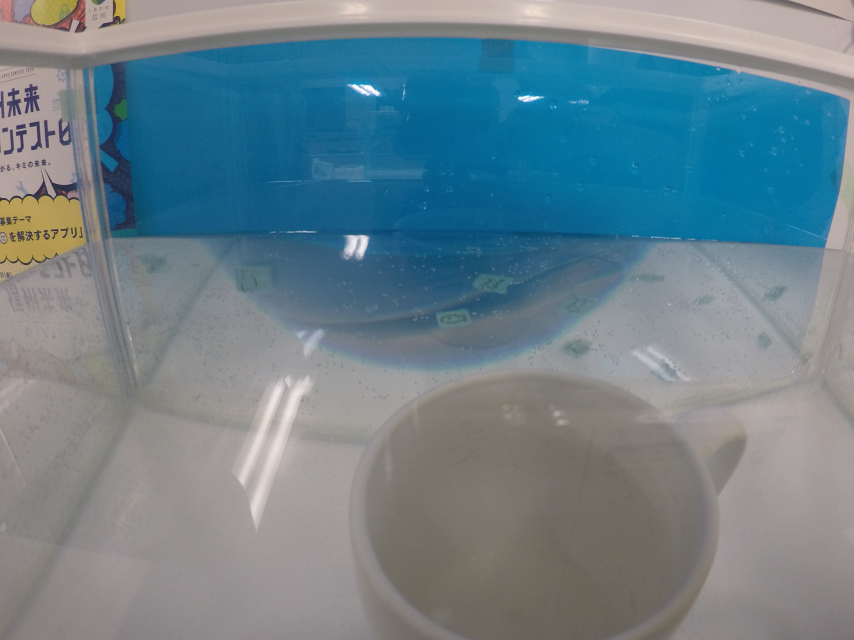
#> input picture pyenv/webserver_merged/images/GOPR0227.JPG, 2560 x 1920 px (shown at 1/3 size); its folder holds 2 pictures in this run
$ python vote_sample.py
#> lines starting #> are read from the running program, lines starting #| are printed output that depends on the picture; after the words box and inside, x2 and y2 are one past the last pixel; in counts of white or black regions, pixels touching at a corner belong together
#-*- coding:utf-8 -*-
import cv2
import numpy as np
import os
import glob

# 今やってるのは、画像のサイズが違う
def Vote():

    threshold_value = 120

    ##相対パスでアクセス
    path = 'images/*.JPG'

    jpg_files = [] #jpgリスト
    jpg_files = glob.glob(path)

    for file in jpg_files:
        print(file)

    img_init = cv2.imread(jpg_files[0])
#> img_init is the input picture: shape (1920, 2560, 3); mean B, G, R 139.3, 129.4, 107.1

    # ここで2分の1に
    height = int(img_init.shape[0] / 2)
#> height = 960
    width = int(img_init.shape[1] / 2)
#> width = 1280

    #print(height, width)

    """
    for i in range(height):
        for j in range(width):
            print(i, j)
    """

    # リサイズ
    img_init = cv2.resize(img_init, (width, height))
#> img_init: shape (960, 1280, 3)
    #cv2.imshow("img_init", img_init)

    # グレースケール画像に
    img_gray = cv2.cvtColor(img_init, cv2.COLOR_RGB2GRAY)
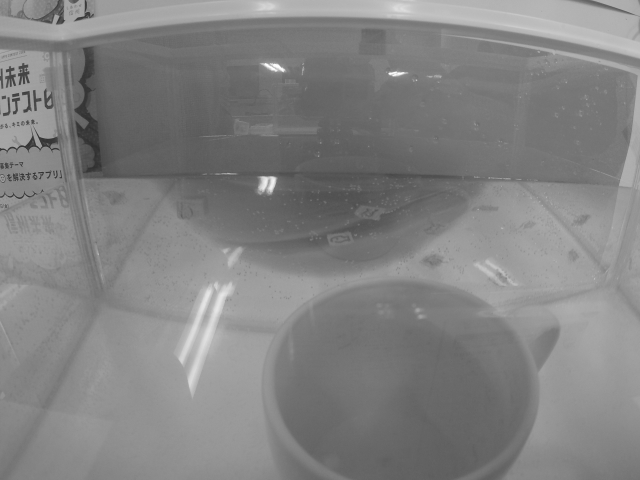
#> img_gray: shape (960, 1280) (shown at 1/2 size); min 40, max 255, mean 130
    # 2値化
    ret, img_gray_thresh = cv2.threshold(img_gray, threshold_value, 255, cv2.THRESH_BINARY_INV)
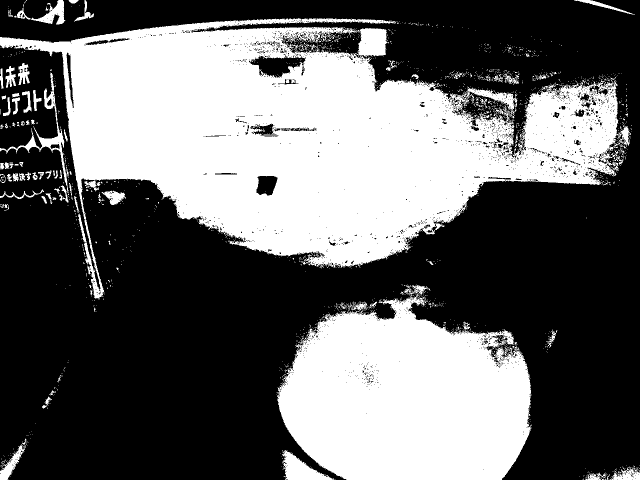
#> img_gray_thresh: shape (960, 1280) (shown at 1/2 size); 40.7% white; 1784 white regions (1687 under 20 px), largest, box (x1, y1, x2, y2) and area: (0, 36, 1262, 599) 335036, (553, 588, 1064, 960) 141555, (564, 900, 668, 960) 2823
#> ret = 120
    # 結果を出力
    cv2.imwrite("img_gray_thresh.jpg", img_gray_thresh)

    #変数用意
    left_white_count = 0
    left_black_count = 0
    right_white_count = 0
    right_black_count = 0

    for i in range(height):
        for j in range(width):
            if (j < width / 2):
                if img_gray_thresh[i][j] == 255:
                    left_white_count+=1 #++は使えない
                else:
                    left_black_count+=1
            else:
                #print(i, j)
                if img_gray_thresh[i][j] == 255:
                    right_white_count+=1
                else:
                    right_black_count+=1
#> after the loop, left_black_count = 397809; left_white_count = 216591; right_black_count = 331383; right_white_count = 283017

    print("left")
    print("white : " + str(left_white_count) + " black : " + str(left_black_count))
#| white : 216591 black : 397809

    print("right")
    print("white : " + str(right_white_count) + " black : " + str(right_black_count))
#| white : 283017 black : 331383

    ##比較画像
    img_target = cv2.imread(jpg_files[1])
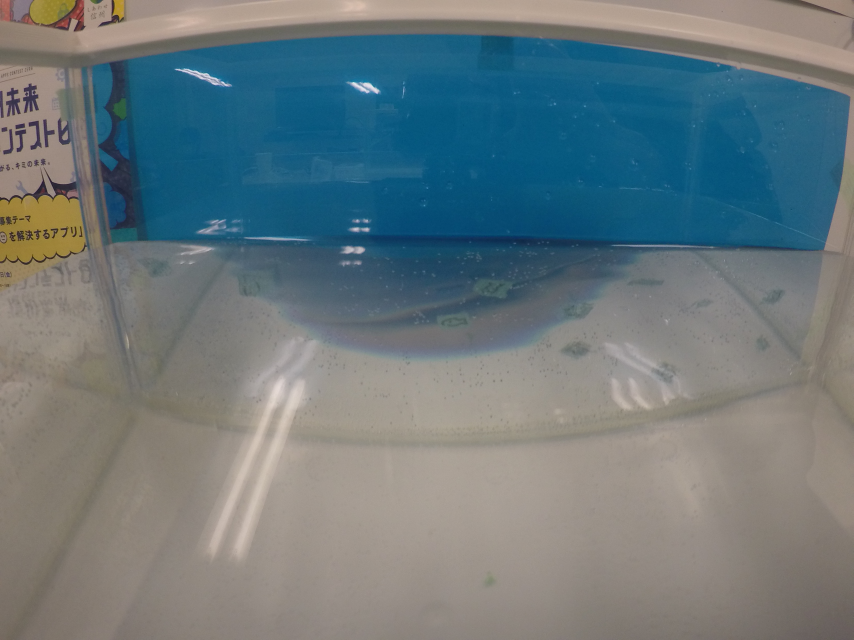
#> input picture pyenv/webserver_merged/images/GOPR0228.JPG, 2560 x 1920 px (shown at 1/3 size)
#> img_target is the input picture: shape (1920, 2560, 3); mean B, G, R 124.7, 120.7, 106.5

    height2 = int(img_target.shape[0] / 2)
#> height2 = 960
    width2 = int(img_target.shape[1] / 2)
#> width2 = 1280

    #print(height, width)

    """
    for i in range(height):
        for j in range(width):
            print(i, j)
    """

    #リサイズ
    img_target = cv2.resize(img_target, (width2, height2))
#> img_target: shape (960, 1280, 3)
    #cv2.imshow("img_target", img_target)

    # グレースケール画像に
    img_gray2 = cv2.cvtColor(img_target, cv2.COLOR_RGB2GRAY)
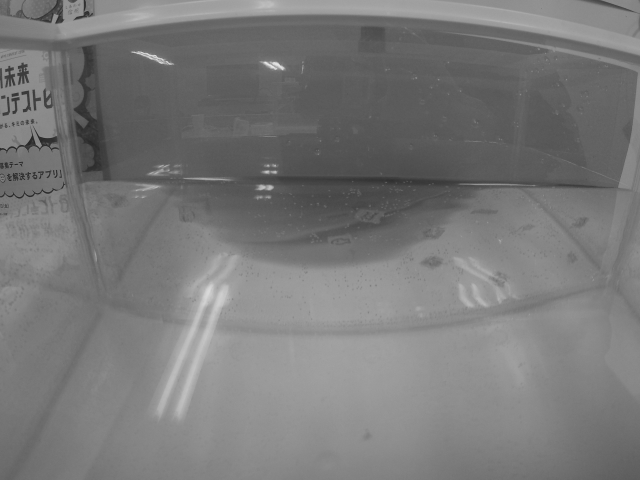
#> img_gray2: shape (960, 1280) (shown at 1/2 size); min 28, max 237, mean 120.4
    # 2値化
    ret, img_gray_thresh2 = cv2.threshold(img_gray2, threshold_value, 255, cv2.THRESH_BINARY_INV)
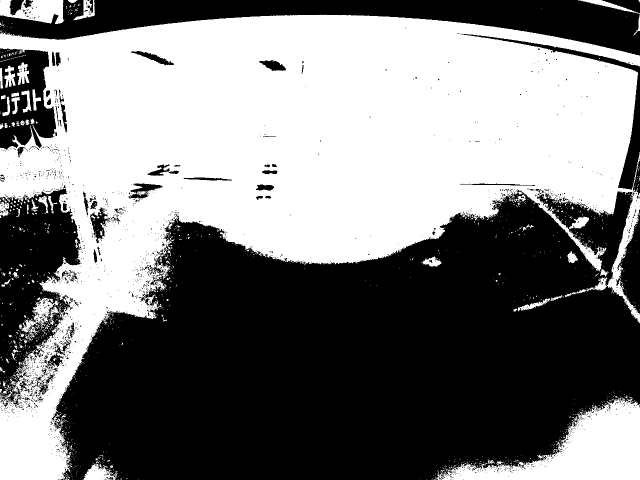
#> img_gray_thresh2: shape (960, 1280) (shown at 1/2 size); 48.5% white; 1425 white regions (1347 under 20 px), largest, box (x1, y1, x2, y2) and area: (0, 29, 1280, 960) 549952, (871, 795, 1280, 960) 29087, (0, 0, 129, 48) 4106
    # 結果を出力
    cv2.imwrite("img_gray_thresh2.jpg", img_gray_thresh2)

    #変数用意
    left_white_count2 = 0
    left_black_count2 = 0
    right_white_count2 = 0
    right_black_count2 = 0

    for i in range(height2):
        for j in range(width2):
            if (j < width2 / 2):
                if img_gray_thresh2[i][j] == 255:
                    left_white_count2+=1 #++は使えない
                else:
                    left_black_count2+=1
            else:
                if img_gray_thresh2[i][j] == 255:
                    right_white_count2+=1
                else:
                    right_black_count2+=1
#> after the loop, left_black_count2 = 300399; left_white_count2 = 314001; right_black_count2 = 332084; right_white_count2 = 282316

    print("left2")
    print("white : " + str(left_white_count2) + " black : " + str(left_black_count2))
#| white : 314001 black : 300399

    print("right2")
    print("white : " + str(right_white_count2) + " black : " + str(right_black_count2))
#| white : 282316 black : 332084

    # 差分検出
    img_dst = cv2.absdiff(img_gray_thresh, img_gray_thresh2)
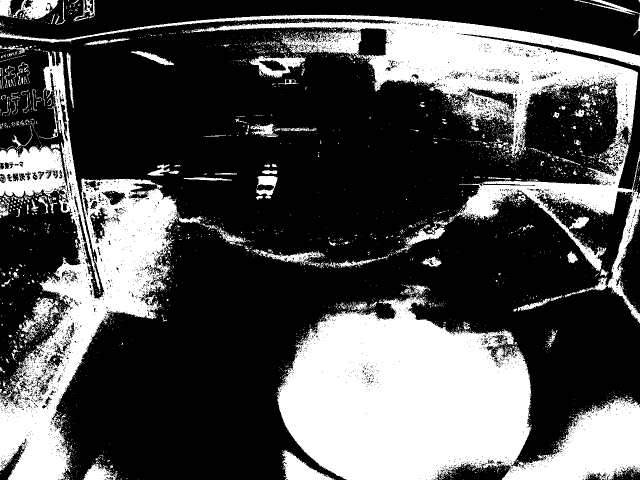
#> img_dst: shape (960, 1280) (shown at 1/2 size); 31.9% white; 3711 white regions (3519 under 20 px), largest, box (x1, y1, x2, y2) and area: (553, 588, 1280, 960) 162343, (0, 29, 1280, 646) 98744, (0, 102, 359, 960) 92841
    cv2.imwrite("img_dst.jpg", img_dst)

    # abs()：絶対値
    if (abs(left_white_count - left_white_count2) > abs(right_white_count - right_white_count2)):
        result = "left"
    else:
        result = "right"

    print(result)
    cv2.waitKey(0)
    cv2.destroyAllWindows()
    return result

if __name__ == "__main__":
    Vote()
